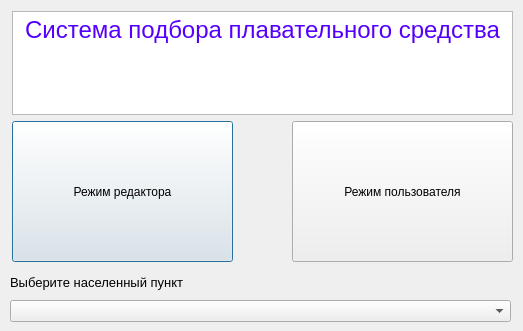
<?xml version="1.0" encoding="UTF-8"?>
<ui version="4.0">
 <class>ChooseMode</class>
 <widget class="QDialog" name="ChooseMode">
  <property name="geometry">
   <rect>
    <x>0</x>
    <y>0</y>
    <width>523</width>
    <height>331</height>
   </rect>
  </property>
  <property name="windowTitle">
   <string>Dialog</string>
  </property>
  <widget class="QWidget" name="layoutWidget">
   <property name="geometry">
    <rect>
     <x>12</x>
     <y>11</y>
     <width>501</width>
     <height>251</height>
    </rect>
   </property>
   <layout class="QVBoxLayout" name="verticalLayout">
    <item>
     <widget class="QTextBrowser" name="textBrowser">
      <property name="html">
       <string>&lt;!DOCTYPE HTML PUBLIC &quot;-//W3C//DTD HTML 4.0//EN&quot; &quot;http://www.w3.org/TR/REC-html40/strict.dtd&quot;&gt;
&lt;html&gt;&lt;head&gt;&lt;meta name=&quot;qrichtext&quot; content=&quot;1&quot; /&gt;&lt;style type=&quot;text/css&quot;&gt;
p, li { white-space: pre-wrap; }
&lt;/style&gt;&lt;/head&gt;&lt;body style=&quot; font-family:'MS Shell Dlg 2'; font-size:7.8pt; font-weight:400; font-style:normal;&quot;&gt;
&lt;p align=&quot;center&quot; style=&quot; margin-top:0px; margin-bottom:0px; margin-left:0px; margin-right:0px; -qt-block-indent:0; text-indent:0px;&quot;&gt;&lt;span style=&quot; font-family:'Calibri,sans-serif'; font-size:18pt; color:#5500ff;&quot;&gt;Система подбора плавательного средства&lt;/span&gt;&lt;/p&gt;&lt;/body&gt;&lt;/html&gt;</string>
      </property>
     </widget>
    </item>
    <item>
     <layout class="QHBoxLayout" name="horizontalLayout">
      <item>
       <widget class="QPushButton" name="pushButton_2">
        <property name="minimumSize">
         <size>
          <width>221</width>
          <height>141</height>
         </size>
        </property>
        <property name="maximumSize">
         <size>
          <width>221</width>
          <height>141</height>
         </size>
        </property>
        <property name="styleSheet">
         <string notr="true">font: 10pt &quot;MS Shell Dlg 2&quot;;</string>
        </property>
        <property name="text">
         <string>Режим редактора</string>
        </property>
       </widget>
      </item>
      <item>
       <spacer name="horizontalSpacer_2">
        <property name="orientation">
         <enum>Qt::Horizontal</enum>
        </property>
        <property name="sizeHint" stdset="0">
         <size>
          <width>40</width>
          <height>20</height>
         </size>
        </property>
       </spacer>
      </item>
      <item>
       <widget class="QPushButton" name="pushButton">
        <property name="minimumSize">
         <size>
          <width>221</width>
          <height>141</height>
         </size>
        </property>
        <property name="maximumSize">
         <size>
          <width>221</width>
          <height>141</height>
         </size>
        </property>
        <property name="styleSheet">
         <string notr="true">font: 10pt &quot;MS Shell Dlg 2&quot;;</string>
        </property>
        <property name="text">
         <string>Режим пользователя</string>
        </property>
       </widget>
      </item>
     </layout>
    </item>
   </layout>
  </widget>
  <widget class="QWidget" name="">
   <property name="geometry">
    <rect>
     <x>10</x>
     <y>270</y>
     <width>501</width>
     <height>52</height>
    </rect>
   </property>
   <layout class="QVBoxLayout" name="verticalLayout_2">
    <item>
     <widget class="QLabel" name="label">
      <property name="font">
       <font>
        <pointsize>10</pointsize>
       </font>
      </property>
      <property name="text">
       <string>Выберите населенный пункт</string>
      </property>
     </widget>
    </item>
    <item>
     <widget class="QComboBox" name="comboBox"/>
    </item>
   </layout>
  </widget>
 </widget>
 <resources/>
 <connections/>
</ui>
